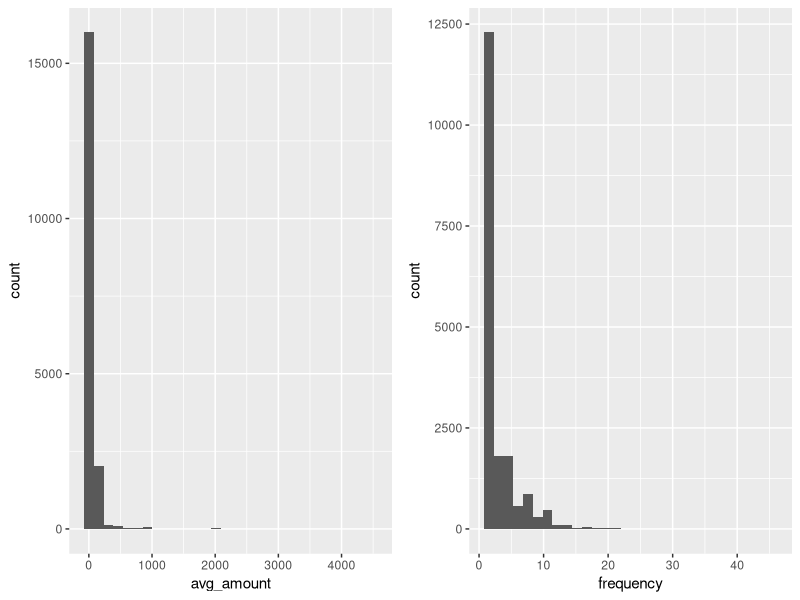

Source code (R):
## ---- chunk 1

# environment setting
library(dplyr)
library(ggplot2)
library(gridExtra)
library(lubridate)
library(data.table)
setwd("/Users/ethen/Business-Analytics/3_marketing_analysis")

# load data, reset column names and convert to date type 
data <- fread( "purchase.txt", sep = "\t", header = FALSE  )
setnames( data, c( "customer_id", "purchase_amount", "purchase_date" ) )
data[ , purchase_date := ymd(purchase_date) ]          
data

## ---- chunk 2

last <- max(data$purchase_date) + days(1)
data[ , recency := difftime( last, purchase_date ) %>% as.numeric() ]
summary(data)

## ---- chunk 3

rfm1 <- data[ , .( recency 	 = min(recency),
				   frequency  = .N, 
				   avg_amount = mean(purchase_amount) ), by = customer_id ]

# distibution
grid.arrange( ggplot( rfm1, aes( avg_amount ) ) + geom_histogram(),
			  ggplot( rfm1, aes( frequency )  ) + geom_histogram(), ncol = 2 )

## ---- chunk 4

# store the original one  
rfm2 <- copy(rfm1)

# 1. 
customer_id <- rfm2$customer_id
rfm2[ , customer_id := NULL ]

# 2. 
rfm2[ , `:=`( avg_amount = log(avg_amount),
		   	  frequency  = log(frequency) ) ]

# 3.
rfm2[ , names(rfm2) := lapply( .SD, scale ) ]
rfm2

